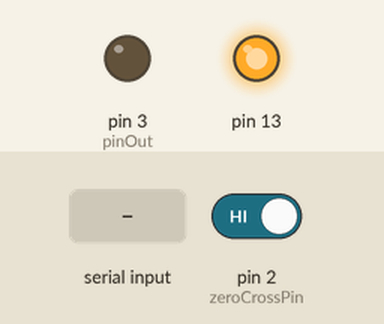
This sketch was run on a simulated Arduino Uno, built with avr-gcc and run on an emulated ATmega328P. On the bench: output pins drawn as LEDs (lit = HIGH). Inputs (shaded band) come from the test bench; at power-on: pin 2 (zeroCrossPin) HIGH. What the sketch prints to the serial monitor is not drawn.

Above: at 1.2 s.
1.3 s: pin 2 (zeroCrossPin) driven LOW
At 3.4 s:
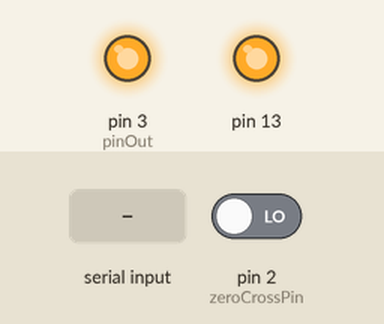
At 4.2 s:
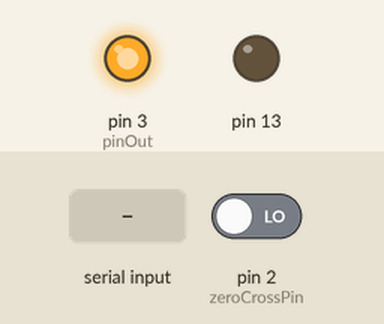
4.3 s: "90,45\n" received over Serial
Timing chart, 0 to 12.7 s (numbered marks = the images above; inputs shaded):
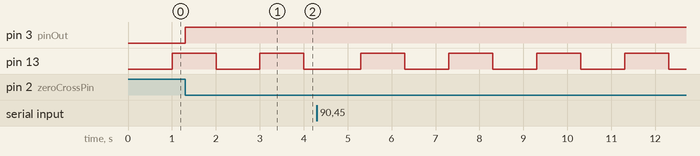

Measured:
- after the input at 1.3 s, pin 3 (pinOut): LOW → HIGH at once
- by itself, pin 13: alternates HIGH for 1.0 s and LOW for 1.0 s

The sketch:

cod_dim_triac.ino
```cpp
#include <TimerOne.h>
#include <Arduino.h>

#define pinOut 3
#define zeroCrossPin 2
volatile int cnt = 0;
volatile bool ZeroCrossingFlag = false;
int time_itr = 100;
int dim = 0;

void zeroCrossing()
{
	ZeroCrossingFlag = true;
	cnt = 0;
	digitalWrite(pinOut, LOW);
}

void dimmer()
{
  if (ZeroCrossingFlag == true)
  {
    if (cnt > dim)
    {
      digitalWrite(pinOut, HIGH);
      cnt = 0;
      ZeroCrossingFlag = false;
    }
    else
    {
      cnt++;
    }
  }
}

void setup()
{
	Serial.begin(115200);
	pinMode(3, OUTPUT);
  pinMode(13, OUTPUT);
	attachInterrupt(digitalPinToInterrupt(2), zeroCrossing, FALLING);
  Timer1.initialize(time_itr);
  Timer1.attachInterrupt(dimmer, time_itr);
  //
  Serial.print("Set value: ");
}

bool led_state = true;
void loop()
{
  static uint32_t timer_blink = millis();
  if (Serial.available())
  {
    while (Serial.available() > 0)
    {
        int power = Serial.parseInt();
        power = constrain(power, 0, 100);
        dim = 100 - power;
        Serial.print(power);
        Serial.println('%');
    }
    //
    Serial.print("Set value: ");
  }
  //Blink led
  if (millis() - timer_blink > 1000)
  {
    digitalWrite(13, led_state);
    led_state = !led_state;
    timer_blink = millis();
  }
}
```
